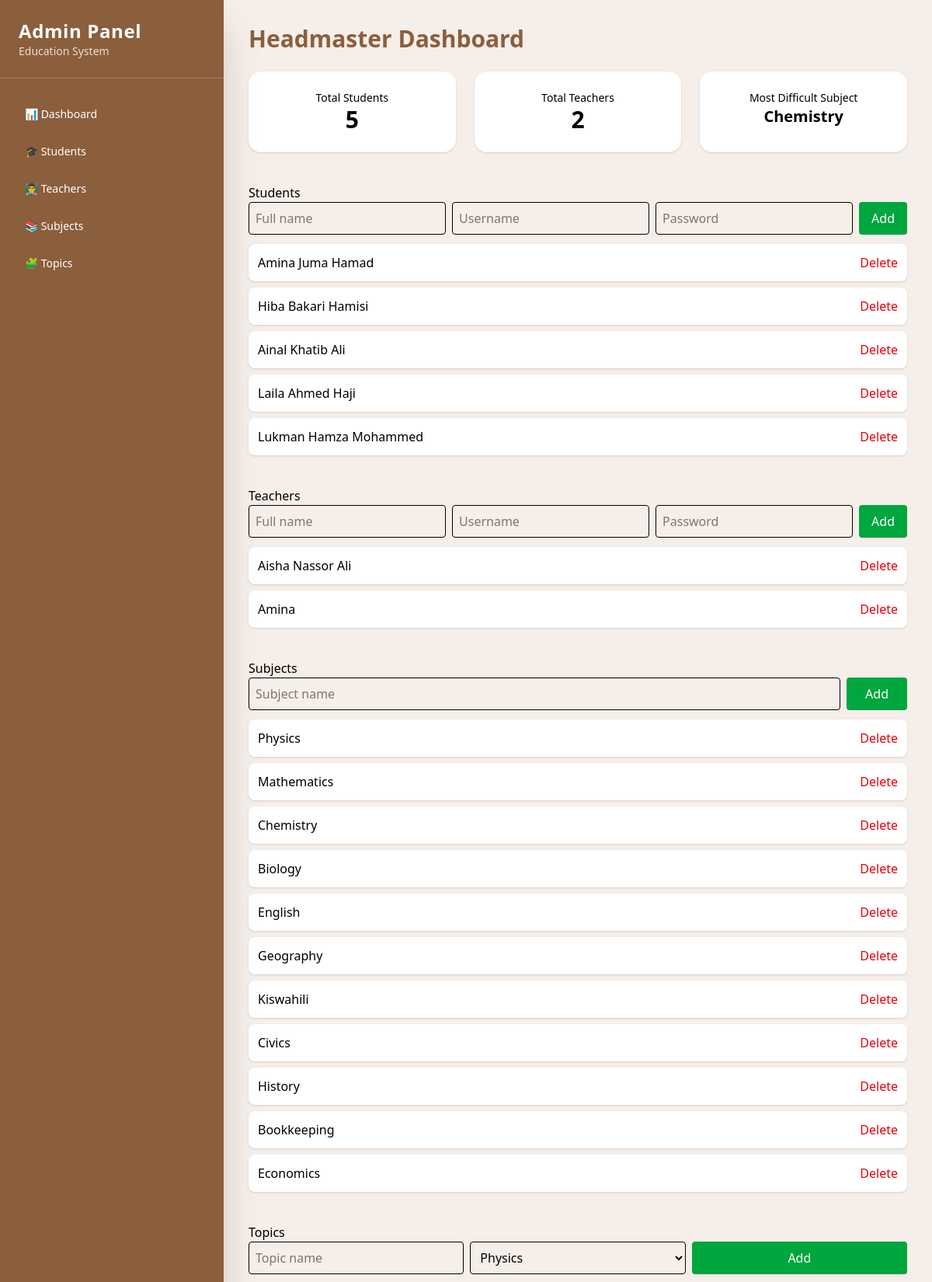
The page /admin.php (signed in, upper part) on the database its author committed.
### tables this page shows
CREATE TABLE `users` (
  `user_id` int(11) NOT NULL,
  `full_name` varchar(100) NOT NULL,
  `username` varchar(50) NOT NULL,
  `password` varchar(255) NOT NULL,
  `role_id` int(11) DEFAULT NULL
);

CREATE TABLE `subjects` (
  `subject_id` int(11) NOT NULL,
  `subject_name` varchar(100) NOT NULL
);

### admin.php (the view, shortened to what this page needs)
<?php
include "db.php";
$total_students = mysqli_num_rows(mysqli_query($conn,"SELECT user_id FROM users WHERE role_id=1"));
$total_teachers = mysqli_num_rows(mysqli_query($conn,"SELECT user_id FROM users WHERE role_id=2"));
$hard_q = mysqli_query($conn,"
SELECT s.subject_name, COUNT(*) cnt
FROM feedback f JOIN subjects s ON f.subject_id=s.subject_id
WHERE f.difficulty_id=3
GROUP BY s.subject_name
ORDER BY cnt DESC LIMIT 1");
$hard = mysqli_fetch_assoc($hard_q);
$hard_subject = $hard ? $hard['subject_name'] : "N/A";
$students = mysqli_query($conn,"SELECT * FROM users WHERE role_id=1");
$teachers = mysqli_query($conn,"SELECT * FROM users WHERE role_id=2");
$subjects = mysqli_query($conn,"SELECT * FROM subjects");
?>
<!DOCTYPE html>
<html lang="en">
<head>
<script src="https://cdn.jsdelivr.net/npm/@tailwindcss/browser@4"></script>
</head>
<body class="bg-[#f5eee9] min-h-screen flex">
<aside class="w-72 bg-[#8b5e3c] text-white flex flex-col fixed h-full shadow-2xl">
    <div class="p-6 border-b border-white/20">
        <h2 class="text-2xl font-extrabold tracking-wide">Admin Panel</h2>
        <p class="text-sm text-white/80">Education System</p>
    </div>
    <nav class="flex-1 px-4 py-6 space-y-1 text-sm font-medium">
        <a href="#dashboard" class="block px-4 py-3 rounded-lg hover:bg-white/20 transition">📊 Dashboard</a>
        <a href="#students" class="block px-4 py-3 rounded-lg hover:bg-white/20 transition">🎓 Students</a>
        <a href="#teachers" class="block px-4 py-3 rounded-lg hover:bg-white/20 transition">👨‍🏫 Teachers</a>
        <a href="#subjects" class="block px-4 py-3 rounded-lg hover:bg-white/20 transition">📚 Subjects</a>
        <a href="#topics" class="block px-4 py-3 rounded-lg hover:bg-white/20 transition">🧩 Topics</a>
    </nav>
</aside>
<main class="ml-72 flex-1 p-8">
<section id="dashboard" class="mb-10">
    <h1 class="text-3xl font-bold text-[#8b5e3c] mb-2">Headmaster Dashboard</h1>
    <div class="grid grid-cols-1 md:grid-cols-3 gap-6 mt-6">
        <div class="bg-white p-6 rounded-2xl shadow text-center">
            <p class="text-sm">Total Students</p>
            <h2 class="text-3xl font-bold"><?= $total_students ?></h2>
        </div>
        <div class="bg-white p-6 rounded-2xl shadow text-center">
            <p class="text-sm">Total Teachers</p>
            <h2 class="text-3xl font-bold"><?= $total_teachers ?></h2>
        </div>
        <div class="bg-white p-6 rounded-2xl shadow text-center">
            <p class="text-sm">Most Difficult Subject</p>
            <h2 class="text-xl font-bold"><?= $hard_subject ?></h2>
        </div>
    </div>
</section>
<section id="students" class="mb-10">
<h2 class="section-title">Students</h2>
<form method="POST" class="flex gap-2 mb-3">
<input name="name" placeholder="Full name" class="border p-2 rounded w-1/3" required>
<input name="username" placeholder="Username" class="border p-2 rounded w-1/3" required>
<input name="password" type="password" placeholder="Password" class="border p-2 rounded w-1/3" required>
<button name="add_student" class="bg-green-600 text-white px-4 rounded">Add</button>
</form>
<?php while($s=mysqli_fetch_assoc($students)){ ?>
<div class="bg-white rounded-lg shadow p-3 mb-2 flex justify-between">
<?= $s['full_name'] ?>
<a href="?delete_user=<?= $s['user_id'] ?>" class="text-red-600">Delete</a>
</div>
<?php } ?>
</section>
<section id="teachers" class="mb-10">
<h2 class="section-title">Teachers</h2>
<form method="POST" class="flex gap-2 mb-3">
<input name="name" placeholder="Full name" class="border p-2 rounded w-1/3" required>
<input name="username" placeholder="Username" class="border p-2 rounded w-1/3" required>
<input name="password" type="password" placeholder="Password" class="border p-2 rounded w-1/3" required>
<button name="add_teacher" class="bg-green-600 text-white px-4 rounded">Add</button>
</form>
<?php while($t=mysqli_fetch_assoc($teachers)){ ?>
<div class="bg-white rounded-lg shadow p-3 mb-2 flex justify-between">
<?= $t['full_name'] ?>
<a href="?delete_user=<?= $t['user_id'] ?>" class="text-red-600">Delete</a>
</div>
<?php } ?>
</section>
<section id="subjects" class="mb-10">
<h2 class="section-title">Subjects</h2>
<form method="POST" class="flex gap-2 mb-3">
<input name="subject" placeholder="Subject name" class="border p-2 rounded w-full" required>
<button name="add_subject" class="bg-green-600 text-white px-6 rounded">Add</button>
</form>
<?php while($sub=mysqli_fetch_assoc($subjects)){ ?>
<div class="bg-white rounded-lg shadow p-3 mb-2 flex justify-between">
<?= $sub['subject_name'] ?>
<a href="?delete_subject=<?= $sub['subject_id'] ?>" class="text-red-600">Delete</a>
</div>
<?php } ?>
</section>
<section id="topics">
<h2 class="section-title">Topics</h2>
<form method="POST" class="grid grid-cols-3 gap-2 mb-3">
<input name="topic" placeholder="Topic name" class="border p-2 rounded" required>
<select name="subject_id" class="border p-2 rounded">
<?php mysqli_data_seek($subjects,0); while($s=mysqli_fetch_assoc($subjects)){ ?>
<option value="<?= $s['subject_id'] ?>"><?= $s['subject_name'] ?></option>
<?php } ?>
</select>
<button name="add_topic" class="bg-green-600 text-white rounded">Add</button>
</form>
</section>
</main>
</body>
</html>

### rows shown on the page
users: full_name "Amina Juma Hamad"
users: full_name "Hiba Bakari Hamisi"
users: full_name "Ainal Khatib Ali"
users: full_name "Laila Ahmed Haji"
users: full_name "Lukman Hamza Mohammed"
users: full_name "Aisha Nassor Ali"
users: full_name "Amina"
subjects: subject_name "Physics"
subjects: subject_name "Mathematics"
subjects: subject_name "Chemistry"
subjects: subject_name "Biology"
subjects: subject_name "English"
subjects: subject_name "Geography"
subjects: subject_name "Kiswahili"
subjects: subject_name "Civics"
subjects: subject_name "History"
subjects: subject_name "Bookkeeping"
subjects: subject_name "Economics"

### other values the page prints
$total_students "5"
$total_teachers "2"
$hard_subject "Chemistry"
form field subject_id "Physics"
